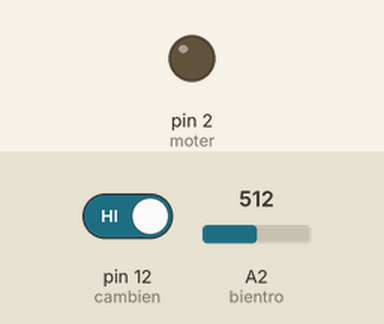
Simulated run of this sketch. Board: Arduino Uno, built with avr-gcc and run on an emulated ATmega328P. Shown: output pins drawn as LEDs (lit = HIGH). Inputs (shaded band) come from the test bench; at power-on: pin 12 (cambien) HIGH, A2 (bientro) = 512. What the sketch prints to the serial monitor is not drawn.

Above: at 1.2 s.
1.3 s: pin 12 (cambien) driven LOW
At 1.7 s:
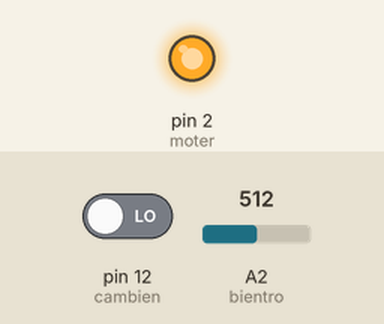
Timing chart, 0 to 4.3 s (numbered marks = the images above; inputs shaded):
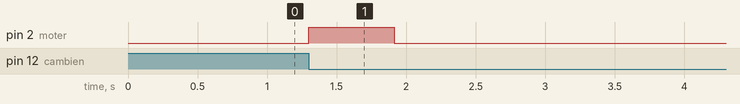

The sketch:

demo.ino
```cpp
int moter  = 2;
int bientro = A2;
int cambien = 12;
unsigned long time;
void setup() {
  // put your setup code here, to run once:
Serial.begin(9600);
pinMode(moter, OUTPUT);
pinMode(bientro, INPUT);
pinMode(cambien, INPUT);
digitalWrite(moter, LOW);
}
void loop() {
  // put your main code here, to run repeatedly:
Serial.println(analogRead(bientro));
int i = analogRead(bientro);
int tem = 0;
while(digitalRead(cambien)!= HIGH){
  if(tem == 0){
    time = millis();
    while(digitalRead(cambien)== LOW && (millis()-time)<(i+100)){
      digitalWrite(moter, HIGH);
    }
    digitalWrite(moter, LOW);
    tem = 1;
    //return;
    delay(1000);
    }
  }
}
```

Measured:
- after the input at 1.3 s, pin 2 (moter): LOW → HIGH at once, → LOW 0.61 s later
